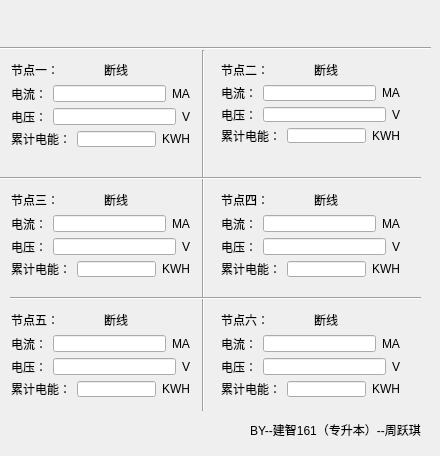
<?xml version="1.0" encoding="UTF-8"?>
<ui version="4.0">
 <class>Widget</class>
 <widget class="QWidget" name="Widget">
  <property name="geometry">
   <rect>
    <x>0</x>
    <y>0</y>
    <width>440</width>
    <height>456</height>
   </rect>
  </property>
  <property name="windowTitle">
   <string>Widget</string>
  </property>
  <widget class="QWidget" name="layoutWidget">
   <property name="geometry">
    <rect>
     <x>0</x>
     <y>0</y>
     <width>183</width>
     <height>22</height>
    </rect>
   </property>
   <layout class="QHBoxLayout" name="horizontalLayout">
    <item>
     <widget class="QLabel" name="label">
      <property name="text">
       <string>本地IP:</string>
      </property>
     </widget>
    </item>
    <item>
     <widget class="QLineEdit" name="lineEdit"/>
    </item>
   </layout>
  </widget>
  <widget class="QWidget" name="layoutWidget">
   <property name="geometry">
    <rect>
     <x>220</x>
     <y>0</y>
     <width>201</width>
     <height>22</height>
    </rect>
   </property>
   <layout class="QHBoxLayout" name="horizontalLayout_2">
    <item>
     <widget class="QLabel" name="label_2">
      <property name="text">
       <string>本地端口：</string>
      </property>
     </widget>
    </item>
    <item>
     <widget class="QLineEdit" name="lineEdit_port"/>
    </item>
   </layout>
  </widget>
  <widget class="Line" name="line">
   <property name="geometry">
    <rect>
     <x>193</x>
     <y>50</y>
     <width>21</width>
     <height>361</height>
    </rect>
   </property>
   <property name="orientation">
    <enum>Qt::Vertical</enum>
   </property>
  </widget>
  <widget class="Line" name="line_2">
   <property name="geometry">
    <rect>
     <x>0</x>
     <y>170</y>
     <width>201</width>
     <height>16</height>
    </rect>
   </property>
   <property name="orientation">
    <enum>Qt::Horizontal</enum>
   </property>
  </widget>
  <widget class="Line" name="line_3">
   <property name="geometry">
    <rect>
     <x>0</x>
     <y>40</y>
     <width>201</width>
     <height>16</height>
    </rect>
   </property>
   <property name="orientation">
    <enum>Qt::Horizontal</enum>
   </property>
  </widget>
  <widget class="Line" name="line_4">
   <property name="geometry">
    <rect>
     <x>200</x>
     <y>40</y>
     <width>231</width>
     <height>16</height>
    </rect>
   </property>
   <property name="orientation">
    <enum>Qt::Horizontal</enum>
   </property>
  </widget>
  <widget class="Line" name="line_5">
   <property name="geometry">
    <rect>
     <x>200</x>
     <y>170</y>
     <width>221</width>
     <height>16</height>
    </rect>
   </property>
   <property name="orientation">
    <enum>Qt::Horizontal</enum>
   </property>
  </widget>
  <widget class="QWidget" name="layoutWidget">
   <property name="geometry">
    <rect>
     <x>0</x>
     <y>50</y>
     <width>201</width>
     <height>108</height>
    </rect>
   </property>
   <layout class="QVBoxLayout" name="verticalLayout">
    <item>
     <layout class="QHBoxLayout" name="horizontalLayout_9">
      <item>
       <widget class="QLabel" name="label_3">
        <property name="text">
         <string>节点一：</string>
        </property>
       </widget>
      </item>
      <item>
       <widget class="QLabel" name="label_state">
        <property name="text">
         <string>断线</string>
        </property>
       </widget>
      </item>
     </layout>
    </item>
    <item>
     <layout class="QGridLayout" name="gridLayout">
      <item row="0" column="0">
       <layout class="QHBoxLayout" name="horizontalLayout_7">
        <item>
         <layout class="QHBoxLayout" name="horizontalLayout_5">
          <item>
           <widget class="QLabel" name="label_4">
            <property name="text">
             <string>电流：</string>
            </property>
           </widget>
          </item>
          <item>
           <widget class="QLineEdit" name="lineEdit_current"/>
          </item>
         </layout>
        </item>
        <item>
         <widget class="QLabel" name="label_7">
          <property name="text">
           <string>MA</string>
          </property>
         </widget>
        </item>
       </layout>
      </item>
      <item row="1" column="0">
       <layout class="QHBoxLayout" name="horizontalLayout_8">
        <item>
         <layout class="QHBoxLayout" name="horizontalLayout_4">
          <item>
           <widget class="QLabel" name="label_5">
            <property name="text">
             <string>电压：</string>
            </property>
           </widget>
          </item>
          <item>
           <widget class="QLineEdit" name="lineEdit_volot"/>
          </item>
         </layout>
        </item>
        <item>
         <widget class="QLabel" name="label_8">
          <property name="text">
           <string>V</string>
          </property>
         </widget>
        </item>
       </layout>
      </item>
      <item row="2" column="0">
       <layout class="QHBoxLayout" name="horizontalLayout_6">
        <item>
         <layout class="QHBoxLayout" name="horizontalLayout_3">
          <item>
           <widget class="QLabel" name="label_6">
            <property name="text">
             <string>累计电能：</string>
            </property>
           </widget>
          </item>
          <item>
           <widget class="QLineEdit" name="lineEdit_kwh"/>
          </item>
         </layout>
        </item>
        <item>
         <widget class="QLabel" name="label_9">
          <property name="text">
           <string>KWH</string>
          </property>
         </widget>
        </item>
       </layout>
      </item>
     </layout>
    </item>
   </layout>
  </widget>
  <widget class="QWidget" name="layoutWidget">
   <property name="geometry">
    <rect>
     <x>210</x>
     <y>50</y>
     <width>201</width>
     <height>104</height>
    </rect>
   </property>
   <layout class="QVBoxLayout" name="verticalLayout_3">
    <item>
     <layout class="QHBoxLayout" name="horizontalLayout_13">
      <item>
       <widget class="QLabel" name="label_10">
        <property name="text">
         <string>节点二：</string>
        </property>
       </widget>
      </item>
      <item>
       <widget class="QLabel" name="label_state_2">
        <property name="text">
         <string>断线</string>
        </property>
       </widget>
      </item>
     </layout>
    </item>
    <item>
     <layout class="QVBoxLayout" name="verticalLayout_2">
      <item>
       <layout class="QHBoxLayout" name="horizontalLayout_12">
        <item>
         <layout class="QHBoxLayout" name="horizontalLayout_10">
          <item>
           <widget class="QLabel" name="label_11">
            <property name="text">
             <string>电流：</string>
            </property>
           </widget>
          </item>
          <item>
           <widget class="QLineEdit" name="lineEdit_current_2"/>
          </item>
         </layout>
        </item>
        <item>
         <widget class="QLabel" name="label_14">
          <property name="text">
           <string>MA</string>
          </property>
         </widget>
        </item>
       </layout>
      </item>
      <item>
       <layout class="QHBoxLayout" name="horizontalLayout_11">
        <item>
         <widget class="QLabel" name="label_12">
          <property name="text">
           <string>电压：</string>
          </property>
         </widget>
        </item>
        <item>
         <widget class="QLineEdit" name="lineEdit_volot_2"/>
        </item>
        <item>
         <widget class="QLabel" name="label_15">
          <property name="text">
           <string>V</string>
          </property>
         </widget>
        </item>
       </layout>
      </item>
      <item>
       <layout class="QHBoxLayout" name="horizontalLayout_14">
        <item>
         <widget class="QLabel" name="label_13">
          <property name="text">
           <string>累计电能：</string>
          </property>
         </widget>
        </item>
        <item>
         <widget class="QLineEdit" name="lineEdit_kwh_2"/>
        </item>
        <item>
         <widget class="QLabel" name="label_16">
          <property name="text">
           <string>KWH</string>
          </property>
         </widget>
        </item>
       </layout>
      </item>
     </layout>
    </item>
   </layout>
  </widget>
  <widget class="QWidget" name="layoutWidget_2">
   <property name="geometry">
    <rect>
     <x>0</x>
     <y>180</y>
     <width>201</width>
     <height>108</height>
    </rect>
   </property>
   <layout class="QVBoxLayout" name="verticalLayout_4">
    <item>
     <layout class="QHBoxLayout" name="horizontalLayout_15">
      <item>
       <widget class="QLabel" name="label_17">
        <property name="text">
         <string>节点三：</string>
        </property>
       </widget>
      </item>
      <item>
       <widget class="QLabel" name="label_state_3">
        <property name="text">
         <string>断线</string>
        </property>
       </widget>
      </item>
     </layout>
    </item>
    <item>
     <layout class="QGridLayout" name="gridLayout_2">
      <item row="0" column="0">
       <layout class="QHBoxLayout" name="horizontalLayout_16">
        <item>
         <layout class="QHBoxLayout" name="horizontalLayout_17">
          <item>
           <widget class="QLabel" name="label_18">
            <property name="text">
             <string>电流：</string>
            </property>
           </widget>
          </item>
          <item>
           <widget class="QLineEdit" name="lineEdit_current_3"/>
          </item>
         </layout>
        </item>
        <item>
         <widget class="QLabel" name="label_19">
          <property name="text">
           <string>MA</string>
          </property>
         </widget>
        </item>
       </layout>
      </item>
      <item row="1" column="0">
       <layout class="QHBoxLayout" name="horizontalLayout_18">
        <item>
         <layout class="QHBoxLayout" name="horizontalLayout_19">
          <item>
           <widget class="QLabel" name="label_20">
            <property name="text">
             <string>电压：</string>
            </property>
           </widget>
          </item>
          <item>
           <widget class="QLineEdit" name="lineEdit_volot_3"/>
          </item>
         </layout>
        </item>
        <item>
         <widget class="QLabel" name="label_21">
          <property name="text">
           <string>V</string>
          </property>
         </widget>
        </item>
       </layout>
      </item>
      <item row="2" column="0">
       <layout class="QHBoxLayout" name="horizontalLayout_20">
        <item>
         <layout class="QHBoxLayout" name="horizontalLayout_21">
          <item>
           <widget class="QLabel" name="label_22">
            <property name="text">
             <string>累计电能：</string>
            </property>
           </widget>
          </item>
          <item>
           <widget class="QLineEdit" name="lineEdit_kwh_3"/>
          </item>
         </layout>
        </item>
        <item>
         <widget class="QLabel" name="label_23">
          <property name="text">
           <string>KWH</string>
          </property>
         </widget>
        </item>
       </layout>
      </item>
     </layout>
    </item>
   </layout>
  </widget>
  <widget class="QWidget" name="layoutWidget_3">
   <property name="geometry">
    <rect>
     <x>210</x>
     <y>180</y>
     <width>201</width>
     <height>108</height>
    </rect>
   </property>
   <layout class="QVBoxLayout" name="verticalLayout_5">
    <item>
     <layout class="QHBoxLayout" name="horizontalLayout_22">
      <item>
       <widget class="QLabel" name="label_24">
        <property name="text">
         <string>节点四：</string>
        </property>
       </widget>
      </item>
      <item>
       <widget class="QLabel" name="label_state_4">
        <property name="text">
         <string>断线</string>
        </property>
       </widget>
      </item>
     </layout>
    </item>
    <item>
     <layout class="QGridLayout" name="gridLayout_3">
      <item row="0" column="0">
       <layout class="QHBoxLayout" name="horizontalLayout_23">
        <item>
         <layout class="QHBoxLayout" name="horizontalLayout_24">
          <item>
           <widget class="QLabel" name="label_25">
            <property name="text">
             <string>电流：</string>
            </property>
           </widget>
          </item>
          <item>
           <widget class="QLineEdit" name="lineEdit_current_4"/>
          </item>
         </layout>
        </item>
        <item>
         <widget class="QLabel" name="label_26">
          <property name="text">
           <string>MA</string>
          </property>
         </widget>
        </item>
       </layout>
      </item>
      <item row="1" column="0">
       <layout class="QHBoxLayout" name="horizontalLayout_25">
        <item>
         <layout class="QHBoxLayout" name="horizontalLayout_26">
          <item>
           <widget class="QLabel" name="label_27">
            <property name="text">
             <string>电压：</string>
            </property>
           </widget>
          </item>
          <item>
           <widget class="QLineEdit" name="lineEdit_volot_4"/>
          </item>
         </layout>
        </item>
        <item>
         <widget class="QLabel" name="label_28">
          <property name="text">
           <string>V</string>
          </property>
         </widget>
        </item>
       </layout>
      </item>
      <item row="2" column="0">
       <layout class="QHBoxLayout" name="horizontalLayout_27">
        <item>
         <layout class="QHBoxLayout" name="horizontalLayout_28">
          <item>
           <widget class="QLabel" name="label_29">
            <property name="text">
             <string>累计电能：</string>
            </property>
           </widget>
          </item>
          <item>
           <widget class="QLineEdit" name="lineEdit_kwh_4"/>
          </item>
         </layout>
        </item>
        <item>
         <widget class="QLabel" name="label_30">
          <property name="text">
           <string>KWH</string>
          </property>
         </widget>
        </item>
       </layout>
      </item>
     </layout>
    </item>
   </layout>
  </widget>
  <widget class="Line" name="line_6">
   <property name="geometry">
    <rect>
     <x>10</x>
     <y>290</y>
     <width>411</width>
     <height>16</height>
    </rect>
   </property>
   <property name="orientation">
    <enum>Qt::Horizontal</enum>
   </property>
  </widget>
  <widget class="QWidget" name="layoutWidget_4">
   <property name="geometry">
    <rect>
     <x>0</x>
     <y>300</y>
     <width>201</width>
     <height>108</height>
    </rect>
   </property>
   <layout class="QVBoxLayout" name="verticalLayout_6">
    <item>
     <layout class="QHBoxLayout" name="horizontalLayout_29">
      <item>
       <widget class="QLabel" name="label_31">
        <property name="text">
         <string>节点五：</string>
        </property>
       </widget>
      </item>
      <item>
       <widget class="QLabel" name="label_state_5">
        <property name="text">
         <string>断线</string>
        </property>
       </widget>
      </item>
     </layout>
    </item>
    <item>
     <layout class="QGridLayout" name="gridLayout_4">
      <item row="0" column="0">
       <layout class="QHBoxLayout" name="horizontalLayout_30">
        <item>
         <layout class="QHBoxLayout" name="horizontalLayout_31">
          <item>
           <widget class="QLabel" name="label_32">
            <property name="text">
             <string>电流：</string>
            </property>
           </widget>
          </item>
          <item>
           <widget class="QLineEdit" name="lineEdit_current_5"/>
          </item>
         </layout>
        </item>
        <item>
         <widget class="QLabel" name="label_33">
          <property name="text">
           <string>MA</string>
          </property>
         </widget>
        </item>
       </layout>
      </item>
      <item row="1" column="0">
       <layout class="QHBoxLayout" name="horizontalLayout_32">
        <item>
         <layout class="QHBoxLayout" name="horizontalLayout_33">
          <item>
           <widget class="QLabel" name="label_34">
            <property name="text">
             <string>电压：</string>
            </property>
           </widget>
          </item>
          <item>
           <widget class="QLineEdit" name="lineEdit_volot_5"/>
          </item>
         </layout>
        </item>
        <item>
         <widget class="QLabel" name="label_35">
          <property name="text">
           <string>V</string>
          </property>
         </widget>
        </item>
       </layout>
      </item>
      <item row="2" column="0">
       <layout class="QHBoxLayout" name="horizontalLayout_34">
        <item>
         <layout class="QHBoxLayout" name="horizontalLayout_35">
          <item>
           <widget class="QLabel" name="label_36">
            <property name="text">
             <string>累计电能：</string>
            </property>
           </widget>
          </item>
          <item>
           <widget class="QLineEdit" name="lineEdit_kwh_5"/>
          </item>
         </layout>
        </item>
        <item>
         <widget class="QLabel" name="label_37">
          <property name="text">
           <string>KWH</string>
          </property>
         </widget>
        </item>
       </layout>
      </item>
     </layout>
    </item>
   </layout>
  </widget>
  <widget class="QWidget" name="layoutWidget_5">
   <property name="geometry">
    <rect>
     <x>210</x>
     <y>300</y>
     <width>201</width>
     <height>108</height>
    </rect>
   </property>
   <layout class="QVBoxLayout" name="verticalLayout_7">
    <item>
     <layout class="QHBoxLayout" name="horizontalLayout_36">
      <item>
       <widget class="QLabel" name="label_38">
        <property name="text">
         <string>节点六：</string>
        </property>
       </widget>
      </item>
      <item>
       <widget class="QLabel" name="label_state_6">
        <property name="text">
         <string>断线</string>
        </property>
       </widget>
      </item>
     </layout>
    </item>
    <item>
     <layout class="QGridLayout" name="gridLayout_5">
      <item row="0" column="0">
       <layout class="QHBoxLayout" name="horizontalLayout_37">
        <item>
         <layout class="QHBoxLayout" name="horizontalLayout_38">
          <item>
           <widget class="QLabel" name="label_39">
            <property name="text">
             <string>电流：</string>
            </property>
           </widget>
          </item>
          <item>
           <widget class="QLineEdit" name="lineEdit_current_6"/>
          </item>
         </layout>
        </item>
        <item>
         <widget class="QLabel" name="label_40">
          <property name="text">
           <string>MA</string>
          </property>
         </widget>
        </item>
       </layout>
      </item>
      <item row="1" column="0">
       <layout class="QHBoxLayout" name="horizontalLayout_39">
        <item>
         <layout class="QHBoxLayout" name="horizontalLayout_40">
          <item>
           <widget class="QLabel" name="label_41">
            <property name="text">
             <string>电压：</string>
            </property>
           </widget>
          </item>
          <item>
           <widget class="QLineEdit" name="lineEdit_volot_6"/>
          </item>
         </layout>
        </item>
        <item>
         <widget class="QLabel" name="label_42">
          <property name="text">
           <string>V</string>
          </property>
         </widget>
        </item>
       </layout>
      </item>
      <item row="2" column="0">
       <layout class="QHBoxLayout" name="horizontalLayout_41">
        <item>
         <layout class="QHBoxLayout" name="horizontalLayout_42">
          <item>
           <widget class="QLabel" name="label_43">
            <property name="text">
             <string>累计电能：</string>
            </property>
           </widget>
          </item>
          <item>
           <widget class="QLineEdit" name="lineEdit_kwh_6"/>
          </item>
         </layout>
        </item>
        <item>
         <widget class="QLabel" name="label_44">
          <property name="text">
           <string>KWH</string>
          </property>
         </widget>
        </item>
       </layout>
      </item>
     </layout>
    </item>
   </layout>
  </widget>
  <widget class="QLabel" name="label_45">
   <property name="geometry">
    <rect>
     <x>0</x>
     <y>410</y>
     <width>241</width>
     <height>31</height>
    </rect>
   </property>
   <property name="styleSheet">
    <string notr="true">border-image: url(:/new/prefix1/logo.jpg);</string>
   </property>
   <property name="text">
    <string/>
   </property>
  </widget>
  <widget class="QLabel" name="label_46">
   <property name="geometry">
    <rect>
     <x>250</x>
     <y>420</y>
     <width>181</width>
     <height>20</height>
    </rect>
   </property>
   <property name="text">
    <string>BY--建智161（专升本）--周跃琪</string>
   </property>
  </widget>
 </widget>
 <layoutdefault spacing="6" margin="11"/>
 <resources/>
 <connections/>
</ui>
